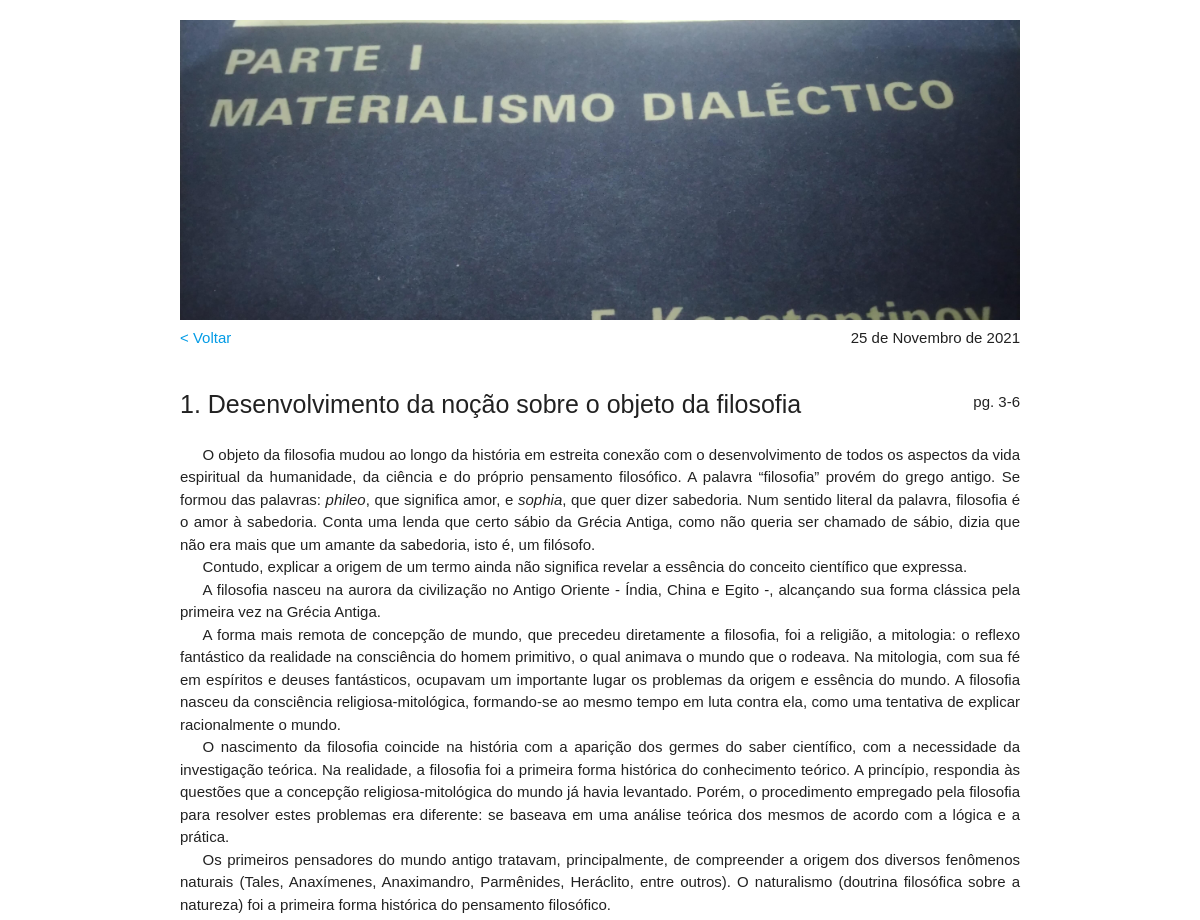
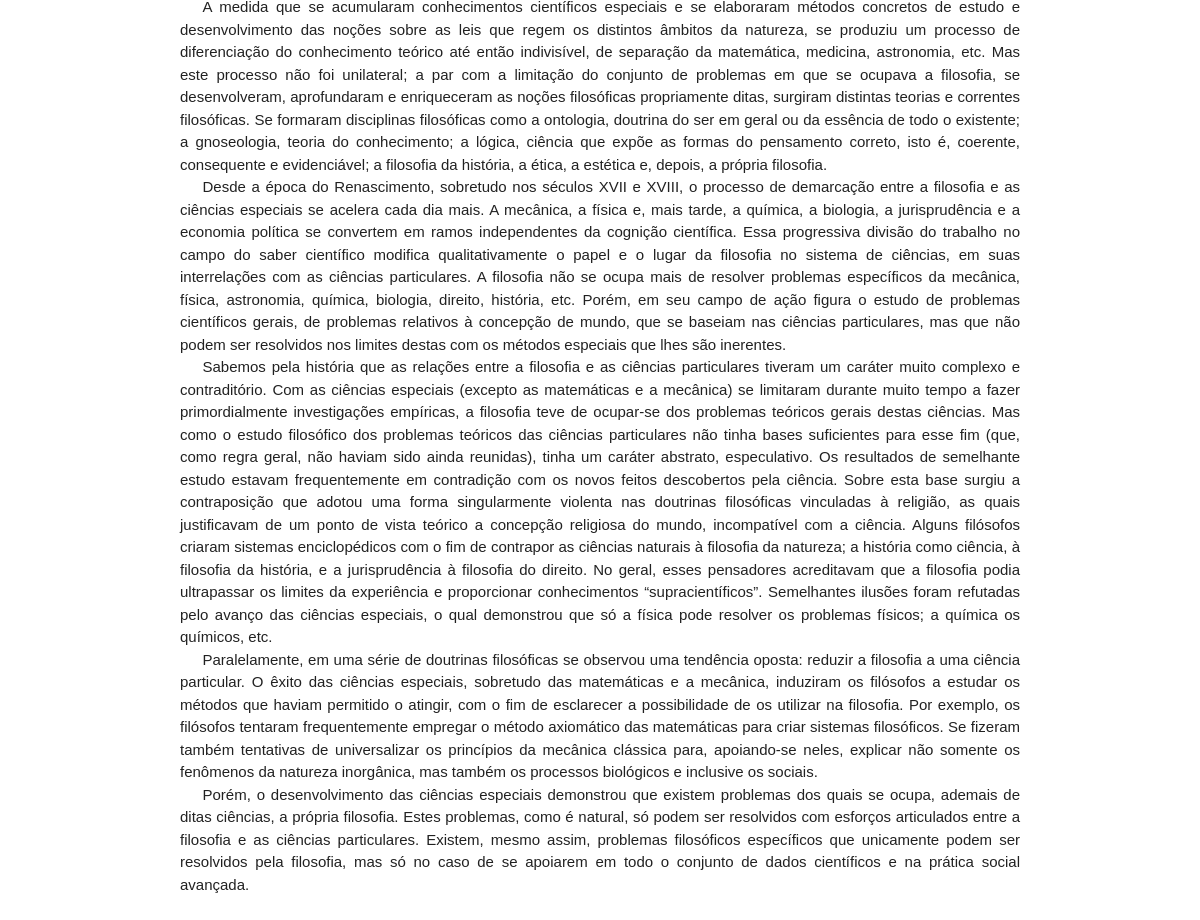
Page /post.php?post=2 on the committed database (2 pictures, top to bottom).
### tables this page shows
CREATE TABLE `tb_posts` (
  `id` int(11) NOT NULL,
  `thumbnail` varchar(255) DEFAULT 'thumbnail_padrao.jpeg',
  `alt_thumbnail` varchar(255) DEFAULT 'thumbnail',
  `titulo` varchar(255) NOT NULL,
  `resumo` varchar(255) NOT NULL,
  `capa` varchar(255) NOT NULL DEFAULT 'capa_padrao.jpeg',
  `alt_capa` varchar(255) NOT NULL DEFAULT 'capa',
  `data` date NOT NULL DEFAULT current_timestamp(),
  `conteudo` longtext NOT NULL,
  `galeria` int(11) NOT NULL DEFAULT 0,
  `foto_galeria` varchar(255) DEFAULT NULL,
  `alt_foto_galeria` varchar(255) DEFAULT NULL,
  `legenda_galeria` varchar(255) DEFAULT NULL
);

### post.php (the view, shortened to what this page needs)
<?php
    include('./php/conexao_bd.php');
    $id_post = $_GET["post"];
    $query = "SELECT * FROM tb_posts WHERE id=$id_post";
    $resultado = $conexao->query($query);
    $post = $resultado->fetch_assoc();
    if ($resultado->num_rows == 0){
        echo "<html><h1>Sem posts por aqui...</h1></html>";
    }
    else{
        $data_array = explode("-", $post["data"]);
        $meses = ["Janeiro", "Fevereiro", "Março", "Abril", "Maio", "Junho", "Julho", "Agosto", "Setembro", "Outubro", "Novembro", "Dezembro"];
        $mes = $data_array[1]-1;
        $data_formatada = "$data_array[2] de $meses[$mes] de $data_array[0]";
        $conteudo = str_replace("\\n", "", $post["conteudo"]);
?>
<!DOCTYPE html>
<html lang="pt-br">
<head>
    <link rel="stylesheet" href="https://cdnjs.cloudflare.com/ajax/libs/materialize/1.0.0/css/materialize.min.css">
    <link rel="stylesheet" href="https://cdnjs.cloudflare.com/ajax/libs/font-awesome/5.15.2/css/all.min.css" />
    <link rel="stylesheet" href="css/main.css">
    <link rel="stylesheet" href="css/post.css">
</head>
    <body class="container">
        <img class="capa" src='<?php echo "./img/".$post['id']."/".$post["capa"]; ?>' alt="">
        <span style="float: right;" id="dataPost"><?php echo $data_formatada; ?></span>
        <a href="index.php">&lt; Voltar</a>
        <section class="secaoPost">
            <div>
                <?php echo $conteudo; ?>
            </div>
        </section>
    </body>
</html>
<?php } ?>

### css/main.css (style rules this page uses)
* { padding: 0; margin: 0; }
html { font-family: Verdana, Geneva, Tahoma, sans-serif; }
body { height: 100%; align-items: center; justify-content: center; margin: 15px; padding-bottom: 150px; }
h1 { font-size: 25px; }

### css/post.css (style rules this page uses)
.secaoPost { text-align: justify; text-justify: inter-word; }
.capa { margin-top: 20px; width: 100%; height: 300px; object-fit: cover; }

### post.php (style rules this page uses)
p { text-indent: 1.5em; margin-top: 0 }

### rows in the picture
tb_posts: capa (picture), data "25 de Novembro de 2021", conteudo "pg. 3-6 1. Desenvolvimento da noção sobre o objeto da filosofia O objeto da filosofia mudou ao longo da história em estreita conexão com o desenvolvimento de todos os aspectos da vida espiritual da humanidade, da ciência e do próprio pensamento filosófico. A palavra “filosofia” provém do grego antigo. Se formou das palavras: phileo , que significa amor, e sophia , que quer dizer sabedoria. Num sentido literal da palavra, filosofia é o amor à sabedoria. Conta uma lenda que certo sábio da Grécia Antiga, como não queria ser chamado de sábio, dizia que não era mais que um amante da sabedoria, isto é, um filósofo. Contudo, explicar a origem de um termo ainda não significa revelar a essência do…"
